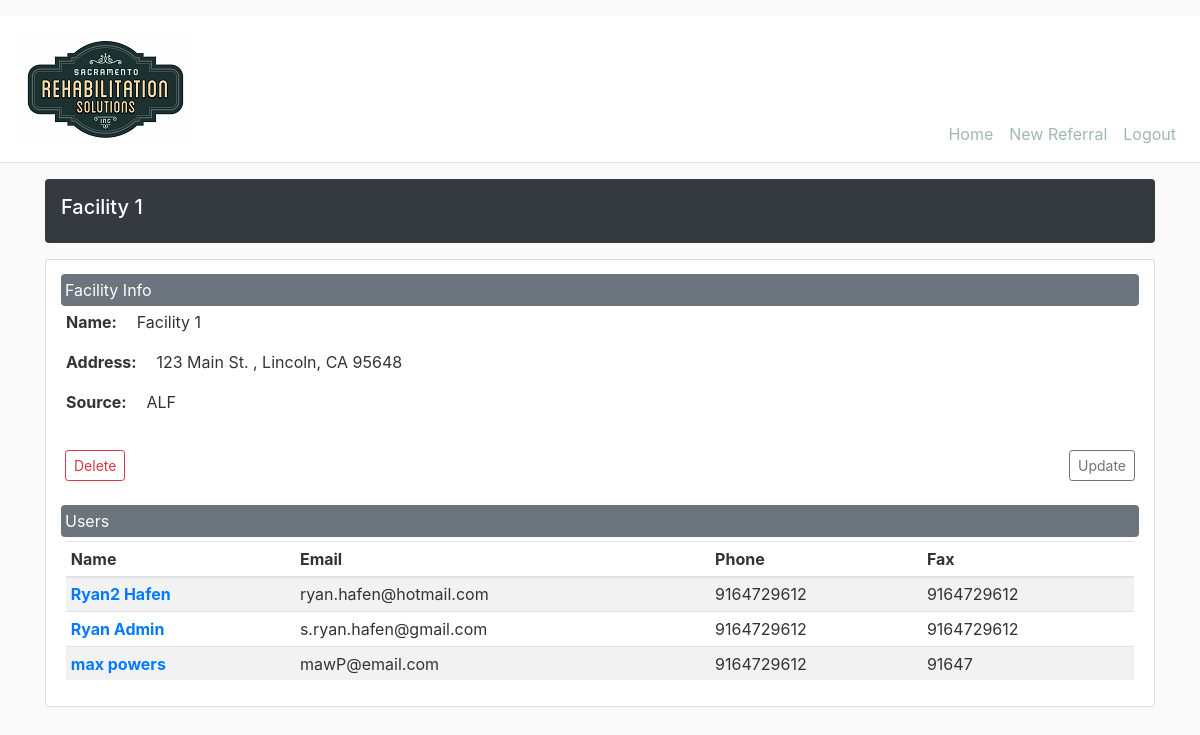
/facility/1 (signed in), run on an earlier commit of the app's database.
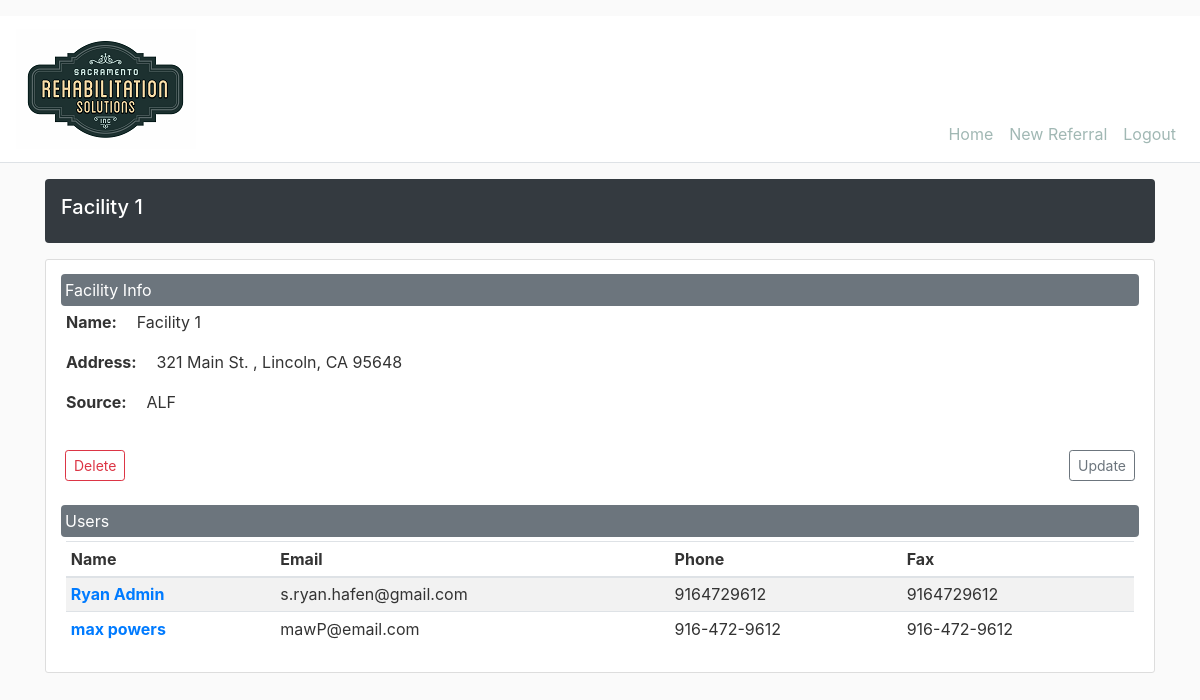
And on a later commit of the database.
### srs_intake/models.py (models this page shows, shortened)
class Facility(db.Model):
    id = db.Column(db.Integer, primary_key=True)
    name = db.Column(db.String(20), nullable=True)
    address1 = db.Column(db.String(120), nullable=True)
    address2 = db.Column(db.String(120), nullable=True)
    city = db.Column(db.String(20), nullable=True)
    state = db.Column(db.String(2), nullable=True)
    zip_code = db.Column(db.String(10), nullable=True)
    source = db.Column(db.String(10), nullable=True)
    users = db.relationship('User', backref='user_loc', lazy=True)
    referals = db.relationship('Referral', backref='referral_loc', lazy=True)

class User(db.Model, UserMixin):
    id = db.Column(db.Integer, primary_key=True)
    firstname = db.Column(db.String(20), nullable=True)
    lastname = db.Column(db.String(20), nullable=True)
    email = db.Column(db.String(120), unique=True, nullable=True)
    phone = db.Column(db.String(20), nullable=True)
    fax = db.Column(db.String(20), nullable=True)
    role = db.Column(db.String(20), nullable=True)
    username = db.Column(db.String(20), unique=True, nullable=True)
    password = db.Column(db.String(60), nullable=True)
    password_reset_required = db.Column(db.Boolean, nullable=True, default=True)
    password_last_reset = db.Column(db.DateTime, nullable=True, default=datetime.utcnow)
    facility_id = db.Column(db.Integer, db.ForeignKey('facility.id'), nullable=True)
    facility = db.relationship('Facility', backref='submitter', lazy=True)

### srs_intake/facilities/routes.py (the view)
@facilities.route("/facility/<int:facility_id>")
@login_required
def facility(facility_id):
    facility = Facility.query.get_or_404(facility_id)
    return render_template('facilities/facility.html', title=f"{facility.name}", facility=facility)

### srs_intake/models.py (called while the page is built)
@login_manager.user_loader
def load_user(user_id):
    return User.query.get(int(user_id))

### srs_intake/templates/facilities/facility.html (shortened to what this page needs)
{% extends "layout.html" %}
{% block content %}
    <div class="d-flex align-items-center p-3 my-3 text-white bg-dark rounded shadow-sm">
        <div class="lh-100">
            <h5 class="lh-100">
                {{ title }}
            </h5>
        </div>
    </div>
    <div class="row">
        <div class="col-md-12">
            <div class="content-section">
                <div class="form-group">
                    <div class="form-row">
                        <legend class="col-form-label col-md-12 p-1 my-1 text-white bg-secondary rounded shadow-sm">Facility Info</legend>
                    </div>
                    <div class="form-row">
                        <div class="form-group col-md-6">
                            <span class="font-weight-bold pr-3">Name: </span>{{ facility.name }}
                        </div>
                    </div>
                    <div class="form-row">
                        <div class="form-group col-md-4">
                            <span class="font-weight-bold pr-3">Address: </span>{{ facility.address1 }} {{ facility.address2 }}, {{ facility.city }}, {{ facility.state }} {{ facility.zip_code }}
                        </div>
                    </div>
                    <div class="form-row">
                        <div class="form-group col-md-4">
                            <span class="font-weight-bold pr-3">Source: </span>{{ facility.source.upper() }}
                        </div>
                    </div>
                </div>
                <div class="form-row d-flex justify-content-between">
                    <div class="form-group d-flex justify-content-start">
                        <button type="button" class="btn btn-outline-danger btn-sm m-1" data-toggle="modal" data-target="#deleteModal">Delete</button>
                    </div>
                    <div class="form-group d-flex justify-content-end">
                        <a class="btn btn-outline-secondary btn-sm m-1" href="{{ url_for('facilities.update_facility',facility_id=facility.id) }}">Update</a>
                    </div>
                </div>
                <div class="form-row">
                    <legend class="col-form-label col-md-12 p-1 my-1 text-white bg-secondary rounded shadow-sm">Users</legend>
                </div>
                <table Class="table table-striped table-sm">
                    <thead>
                        <tr>
                            <th scope="col">Name</th>
                            <th scope="col">Email</th>
                            <th scope="col">Phone</th>
                            <th scope="col">Fax</th>
                        </tr>
                    </thead>
                    <tbody>
                        {% for user in facility.submitter %}
                        <tr>
                            <th scope="col"><a href="{{ url_for('users.user', user_id=user.id)}}">{{ user.firstname }} {{ user.lastname }}</a></th>
                            <td>{{ user.email}}</td>
                            <td>{{ user.phone }}</td>
                            <td>{{ user.fax }}</td>
                        </tr>
                        {% endfor %}
                    </tbody>
                </table>
            </div>
        </div>
    </div>
{% endblock content %}

### srs_intake/templates/layout.html (shortened to what this page needs)
<!doctype html>
<html lang="en">
<head>
    <link rel="stylesheet" href="https://maxcdn.bootstrapcdn.com/bootstrap/4.0.0/css/bootstrap.min.css">
    <link rel="stylesheet" href="https://cdnjs.cloudflare.com/ajax/libs/font-awesome/5.10.2/css/all.css" />
    <link rel="stylesheet" type="text/css" href="{{ url_for('static', filename='css/main.css') }}">
</head>
<body>
    <header class="site-header border-bottom pt-3">
        <nav class="navbar navbar-expand-lg navbar-light bg-white align-items-end">
            <a class="navbar-brand" href="home"><img src="{{ url_for('static', filename='img/srs_final_logo.png') }}" width="180" height="120" alt=""></a>
            <div class="collapse navbar-collapse justify-content-end" id="navbar">
                <ul class="navbar-nav">
                    <li class="nav-item">
                        <a class="nav-link" href="{{ url_for('main.home')}}">Home</a>
                    </li>
                    {% if current_user.is_authenticated and current_user.role == 'admin' %}
                    <li class="nav-item"><a class="nav-link" href="{{ url_for('referrals.new_referral') }}">New Referral</a></li>
                        <li class="nav-item dropdown">
                            <a class="nav-link dropdown-toggle" href="#" id="navbarDropdownMenuLink" role="button" data-toggle="dropdown" aria-haspopup="true" aria-expanded="false">Users</a>
                            <div class="dropdown-menu" aria-labelledby="navbarDropdownMenuLink">
                                <a class="dropdown-item" href="{{ url_for('users.list_users') }}">Users</a>
                                <a class="dropdown-item" href="{{ url_for('users.new_user') }}">New User</a>
                            </div>
                        </li>
                        <li class="nav-item dropdown">
                            <a class="nav-link dropdown-toggle" href="#" id="navbarDropdownMenuLink" role="button" data-toggle="dropdown" aria-haspopup="true" aria-expanded="false">Facilities</a>
                            <div class="dropdown-menu" aria-labelledby="navbarDropdownMenuLink">
                                <a class="dropdown-item" href="{{ url_for('facilities.list_facilities') }}">Facilities</a>
                                <a class="dropdown-item" href="{{ url_for('facilities.new_facility') }}">New Facility</a>
                            </div>
                        </li>
                        <li class="nav-item"><a class="nav-link" href="{{ url_for('users.logout') }}">Logout</a></li>
                    {% elif current_user.is_authenticated and current_user.role == 'facility' %}
                        <li class="nav-item"><a class="nav-link" href="{{ url_for('referrals.new_referral') }}">New Referral</a></li>
                        <li class="nav-item"><a class="nav-link" href="{{ url_for('users.logout') }}">Logout</a></li>
                    {% else %}
                        <li class="nav-item">
                            <a class="nav-link" href="{{ url_for('users.login') }}">Login</a>
                        </li>
                    {% endif %}
                </ul >
            </div>
        </nav>
    </header>
    <main class="container">
        {% block content %}
        {% endblock %}
    </main>
</body>
</html>

### srs_intake/static/css/main.css (style rules this page uses)
body { background: #fafafa; color: #333333; }
h1, h2, h3, h4, h5, h6 { color: #ffffff; }
.site-header .navbar-nav .nav-link { color: #a1b8b4; }
.content-section { background: #ffffff; padding: 10px 20px; border: 1px solid #dddddd; border-radius: 3px; margin-bottom: 20px; }

What changed in the data, as far as the page shows it:
no longer on this page (row edited): User: firstname "Ryan2", lastname "Hafen", email "ryan.hafen@hotmail.com", phone "9164729612", fax "9164729612"
changed Facility "Facility 1": address1 "123 Main St." → "321 Main St."
changed User "max": phone "9164729612" → "916-472-9612"; fax "91647" → "916-472-9612"
